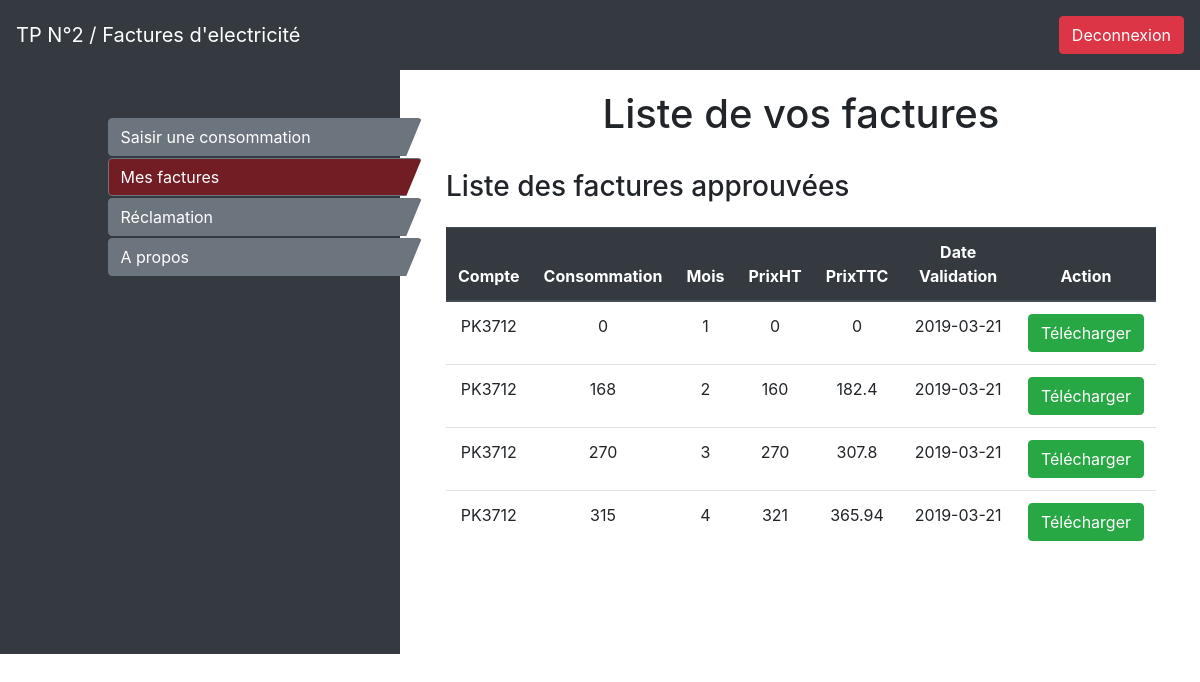
Page /clientFactures.php (signed in) on the committed database.
### tables this page shows
CREATE TABLE `facture` (
  `id_facture` int(10) UNSIGNED NOT NULL,
  `num_facture` varchar(50) NOT NULL DEFAULT '0',
  `consommation` int(10) UNSIGNED NOT NULL,
  `prixHT` int(10) UNSIGNED NOT NULL DEFAULT '0',
  `date_enreg` date NOT NULL,
  `id_consom` int(10) UNSIGNED NOT NULL DEFAULT '0'
);

CREATE TABLE `consommation` (
  `id_consom` int(10) UNSIGNED NOT NULL,
  `compteur` int(10) UNSIGNED NOT NULL DEFAULT '0',
  `valide` int(10) UNSIGNED NOT NULL DEFAULT '0',
  `annee` int(11) NOT NULL,
  `mois` int(10) UNSIGNED NOT NULL DEFAULT '0',
  `id_client` int(10) UNSIGNED NOT NULL DEFAULT '0'
);

### clientFactures.php (the view, shortened to what this page needs)
<?php
if(isset($_SESSION["id_user"])){
    $sql = "SELECT id_facture, num_facture, consommation, prixHT, facture.date_enreg, mois FROM facture, consommation WHERE facture.id_consom = consommation.id_consom AND id_client = ".$_SESSION['id_user'];
}else
{
    header("Location:index.php");
}
?>
                <div class="main col-8" style="padding: 20px 40px 20px 50px; margin-left: 33%">
                    <h1 class="h1 text-center">Liste de vos factures</h1>
                    <br>
                    <p class="h3" style="margin-bottom: -25px">Liste des factures approuvées</p>
                    <br><br>
                    <table class="table">
                        <thead class="thead-dark">
                        <tr class="text-center">
                            <th scope="col">Compte</th>
                            <th scope="col">Consommation</th>
                            <th scope="col">Mois</th>
                            <th scope="col">PrixHT</th>
                            <th scope="col">PrixTTC</th>
                            <th scope="col">Date Validation</th>
                            <th scope="col">Action</th>
                        </tr>
                        </thead>
                        <tbody style="padding: 20px 50px 20px 50px">
                        <?php
                        foreach ($db->query($sql) as $facture) : ?>
                            <tr class="text-center">
                                <td><?= $facture['num_facture'] ?></td>
                                <td><?= $facture['consommation'] ?></td>
                                <td><?= $facture['mois'] ?></td>
                                <td><?= $facture['prixHT'] ?></td>
                                <td><?= $facture['prixHT']*1.14 ?></td>
                                <td><?= $facture['date_enreg'] ?></td>
                                <td><a href="facture.php?id=<?= $facture['id_facture'] ?>"><button class="btn btn-success my-2 my-sm-0">Télécharger</button></a></td>
                            </tr>
                        <?php
                        endforeach;
                        ?>
                        </tbody>
                    </table>
                </div>
            </div>
        </div>
    </body>
</html>

### css/template.css (style rules this page uses)
.menu { color: #ffffff; }
.btn-menu { width: 85%; margin-left: 25%; clip-path: polygon(0 0, 100% 0, 95% 100%, 0% 100%); margin-bottom: 2px; }

### clientFactures.php (style rules this page uses)
.btn-menu2 { background-color: #721c24; }

### rows in the picture
facture: num_facture "PK3712", consommation "0", id_consom.mois "1", prixHT "0", $facture['prixHT']*1.14 "0", date_enreg "2019-03-21"
facture: num_facture "PK3712", consommation "168", id_consom.mois "2", prixHT "160", $facture['prixHT']*1.14 "182.4", date_enreg "2019-03-21"
facture: num_facture "PK3712", consommation "270", id_consom.mois "3", prixHT "270", $facture['prixHT']*1.14 "307.8", date_enreg "2019-03-21"
facture: num_facture "PK3712", consommation "315", id_consom.mois "4", prixHT "321", $facture['prixHT']*1.14 "365.94", date_enreg "2019-03-21"
